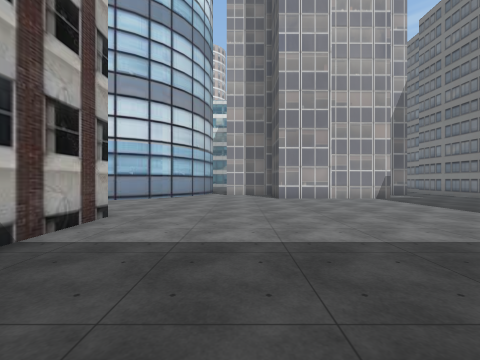
View 1 (above)

24 first-person views from a walk through a scene from a Unity 3-D project. The camera is 1.5 m above the floor, looks level and sees 90° across. The floor is counted in squares, 2 m on a side. Each view is taken from the middle of a square. On the plan, view 1 faces up. The plan holds only what a view shows up to about 9 squares ahead; the rest is blank. The place goes on beyond the plan. Some surface patterns are stand-ins.

View 2
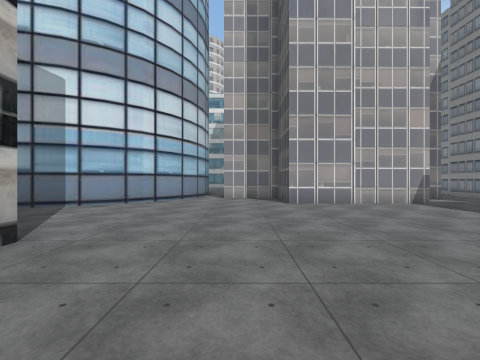

View 3
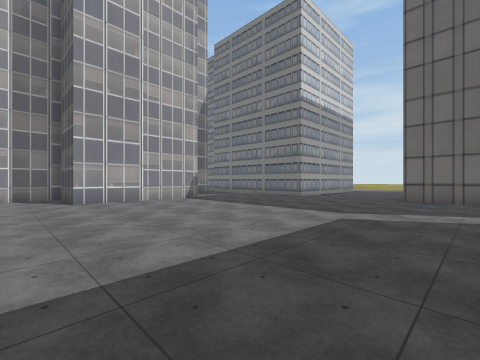

View 4
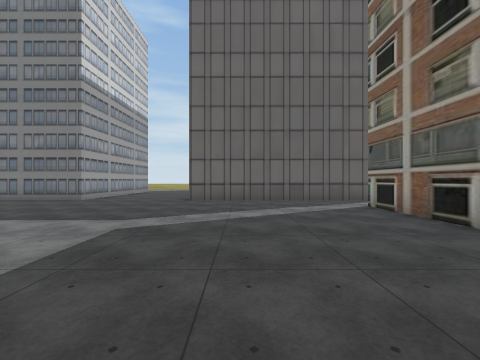

View 5
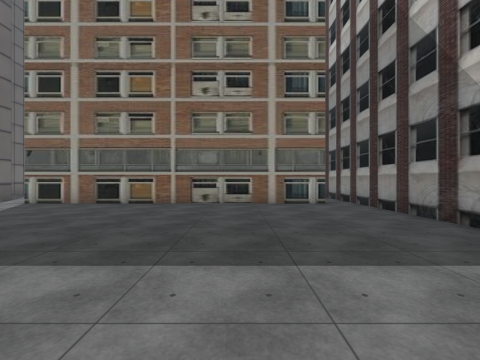

View 6
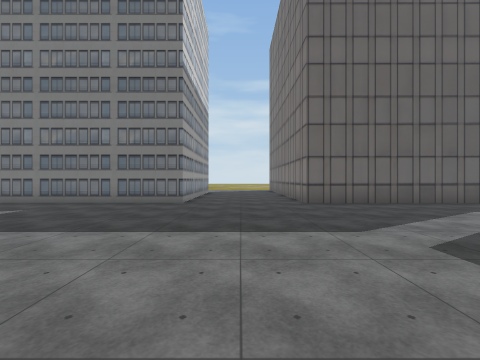

View 7
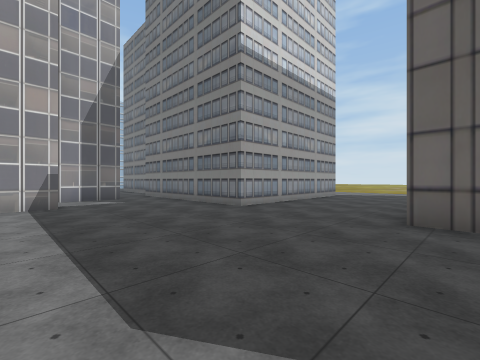

View 8
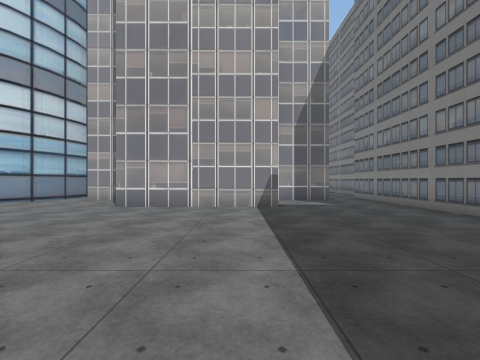

View 9
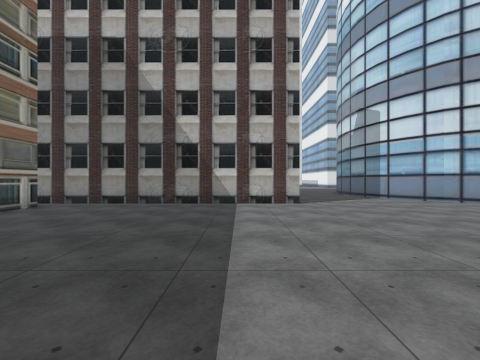

View 10
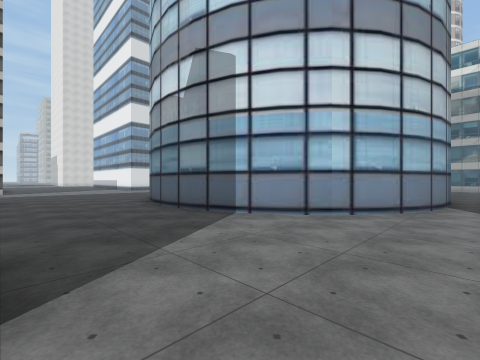

View 11
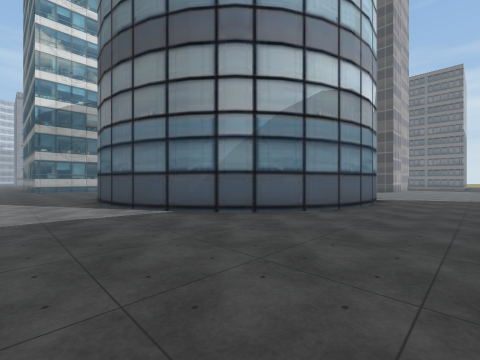

View 12
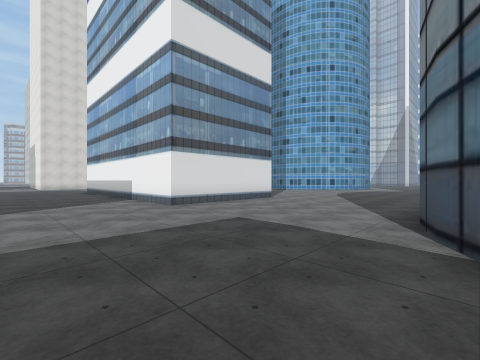

View 13
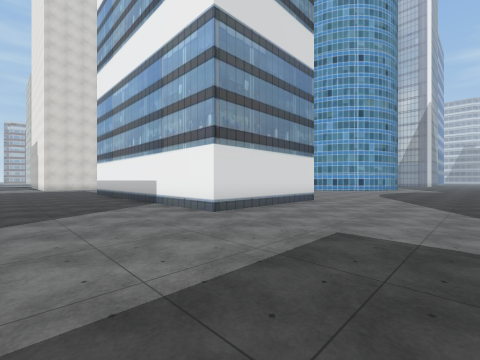

View 14
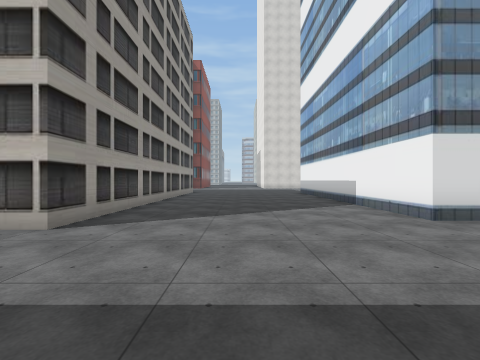

View 15
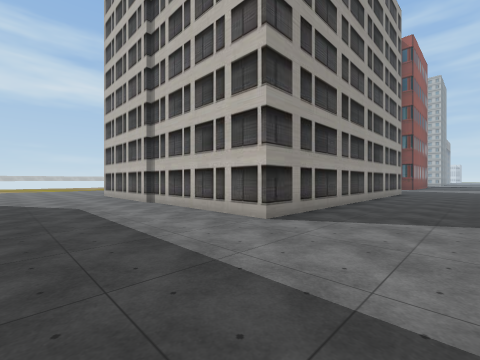

View 16
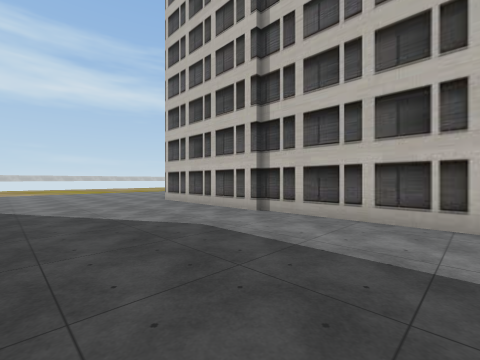

View 17
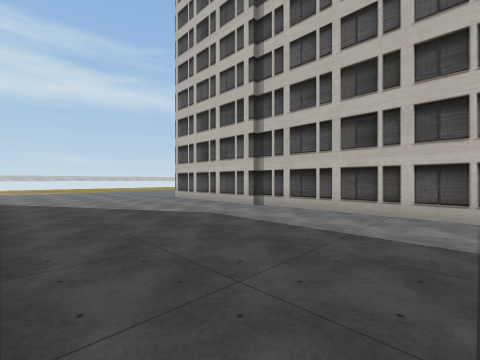

View 18
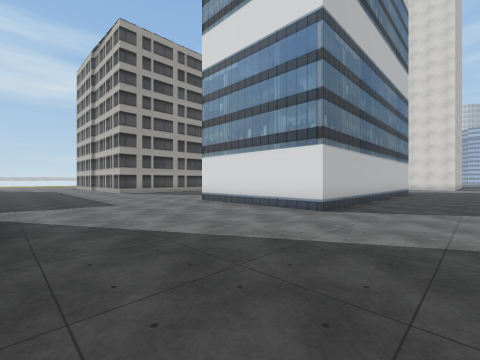

View 19
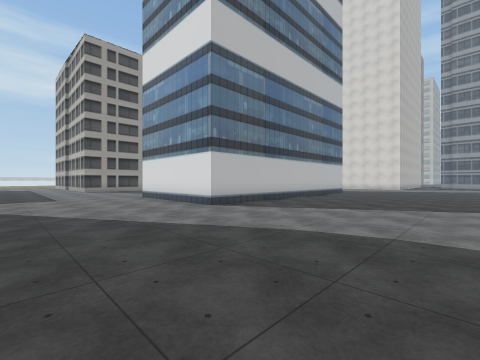

View 20
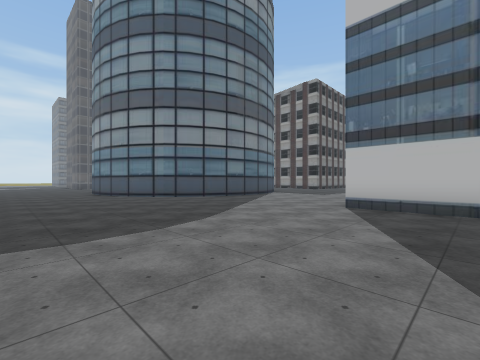

View 21
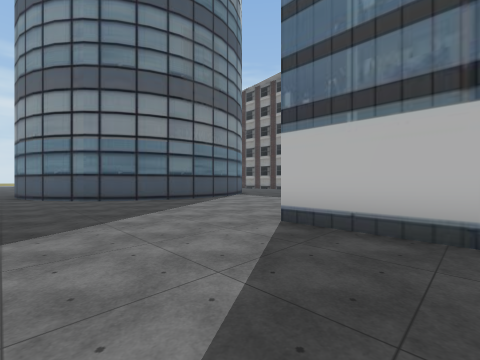

View 22
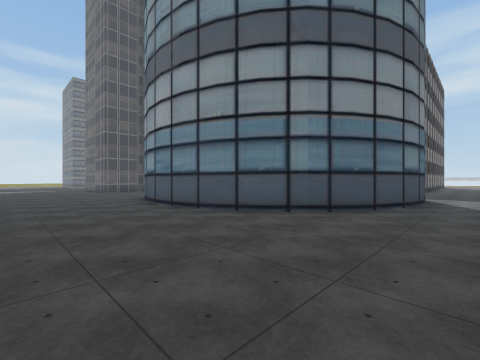

View 23
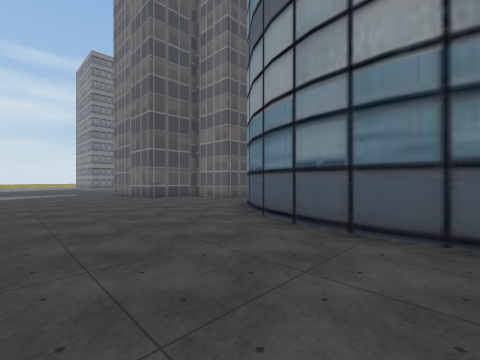

View 24
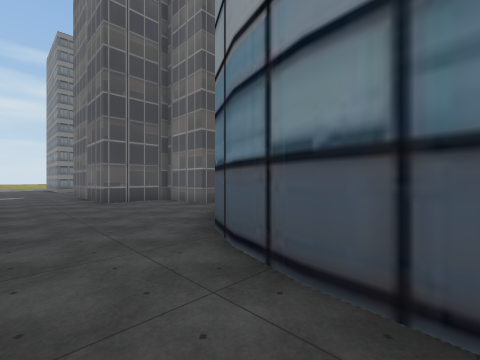

### Floor plan
Key: @ floor where view 1 was taken; # wall or solid block; . floor; B building.
Columns run from 24 left of view 1 to 12 right of it. Each row starts with its distance up from view 1.
 23    ..........................
 22 .............................
 21 ..............................
 20 ..............................
 19 ...............#####.........
 18 .............###   ##.....#
 17 ............##        ....#
 16  BBBBB......#          .###
 15      #......#          .
 14      #......#         #.
 13      #......#         #.          B
 12  BBBBB......#        ##.###   ###.#
 11 ............##       #....##  #...#
 10 .............##    ###....B####...#
  9 ..............######..............#
  8 ..................................#
  7 ..................................###
  6 .....................................
  5 ######B............. #...............
  4      ##......        #...............
  3       #......        #...............
  2       #......        #............#
  1       #......        #............#
  0       #......        #..@.........#
 -1       #......        #............#
 -2       #......        #............#
 -3       #......        #.#########B.#
 -4       #......        #           .B
 -5        ......
 -6         .....

Where each view was taken, in squares from view 1:
view 1: 0 up, 0 right, facing up
view 2: 2 up, 0 right, facing up
view 3: 1 up, 0 right, facing up-right
view 4: 1 up, 1 right, facing right
view 5: 5 up, 1 right, facing down
view 6: 5 up, 2 right, facing right
view 7: 2 up, 5 right, facing up-right
view 8: 3 up, 5 right, facing up
view 9: 3 up, 5 right, facing left
view 10: 5 up, 1 left, facing up-left
view 11: 6 up, 15 left, facing up-right
view 12: 8 up, 12 left, facing up-left
view 13: 8 up, 14 left, facing up-left
view 14: 8 up, 14 left, facing left
view 15: 8 up, 14 left, facing down-left
view 16: 4 up, 13 left, facing down-left
view 17: 5 up, 12 left, facing down-left
view 18: 19 up, 13 left, facing down-left
view 19: 22 up, 14 left, facing down-left
view 20: 23 up, 21 left, facing down-right
view 21: 20 up, 21 left, facing down-right
view 22: 23 up, 14 left, facing down-right
view 23: 23 up, 8 left, facing down-right
view 24: 21 up, 7 left, facing down-right
